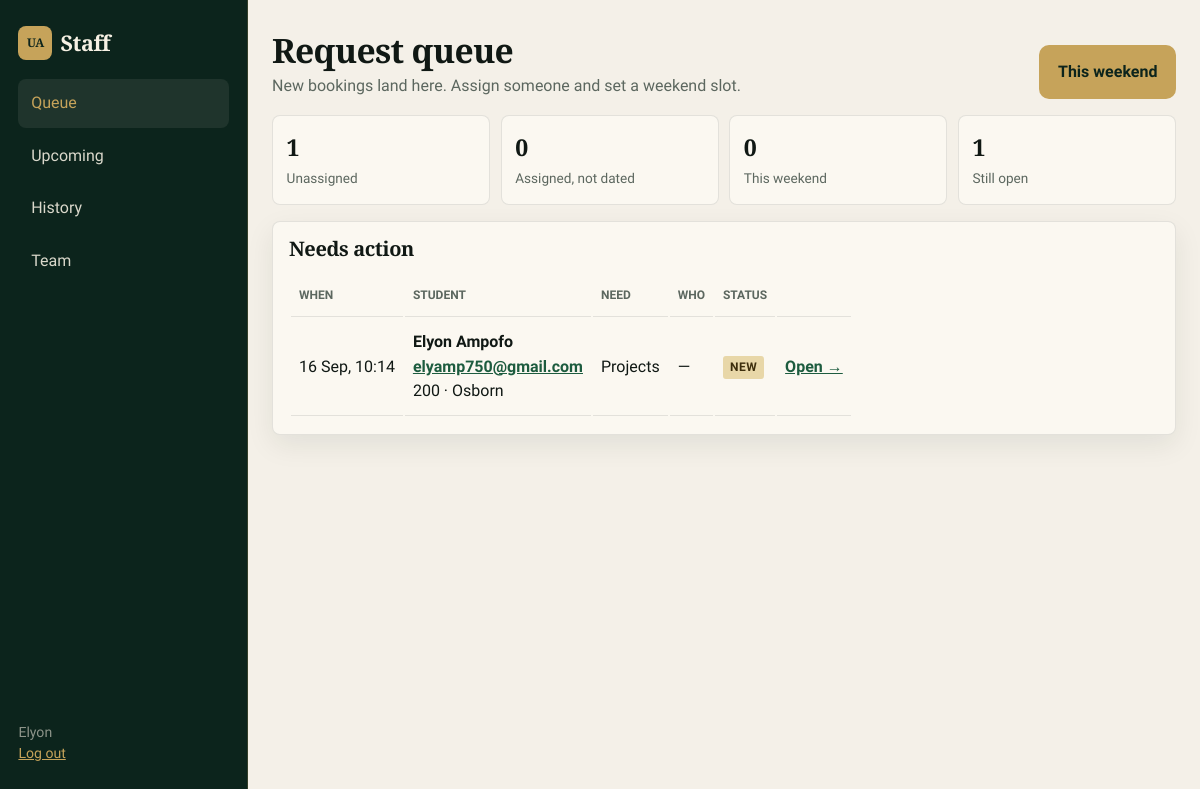
/staff/index.php (signed in), run on the app's committed database.
### tables this page shows
CREATE TABLE staff (
      id INTEGER PRIMARY KEY AUTOINCREMENT,
      name TEXT NOT NULL,
      email TEXT NOT NULL UNIQUE,
      password_hash TEXT NOT NULL,
      role TEXT NOT NULL DEFAULT 'member',
      created_at TEXT NOT NULL DEFAULT CURRENT_TIMESTAMP
    );

CREATE TABLE bookings (
      id INTEGER PRIMARY KEY AUTOINCREMENT,
      student_name TEXT NOT NULL,
      email TEXT NOT NULL,
      class_name TEXT NOT NULL,
      hostel TEXT NOT NULL,
      service TEXT NOT NULL,
      message TEXT NOT NULL,
      status TEXT NOT NULL DEFAULT 'new',
      assigned_to INTEGER NULL,
      session_at TEXT NULL,
      staff_notes TEXT NULL,
      created_at TEXT NOT NULL DEFAULT CURRENT_TIMESTAMP,
      updated_at TEXT NOT NULL DEFAULT CURRENT_TIMESTAMP,
      FOREIGN KEY (assigned_to) REFERENCES staff(id) ON DELETE SET NULL
    );

### includes/helpers.php (called while the page is built, shortened)
<?php
function db(): PDO
{
  static $pdo;
  if ($pdo instanceof PDO) return $pdo;
  $dir = dirname(__DIR__) . '/data';
  $pdo = new PDO('sqlite:' . $dir . '/uniassist.sqlite', null, null, [
    PDO::ATTR_ERRMODE => PDO::ERRMODE_EXCEPTION,
    PDO::ATTR_DEFAULT_FETCH_MODE => PDO::FETCH_ASSOC,
  ]);
  $pdo->exec('PRAGMA foreign_keys = ON');
  return $pdo;
}
function e(?string $value): string
{
  return htmlspecialchars((string) $value, ENT_QUOTES, 'UTF-8');
}
function booking_statuses(): array
{
  return ['new' => 'New', 'assigned' => 'Assigned', 'scheduled' => 'Scheduled', 'done' => 'Done', 'cancelled' => 'Cancelled'];
}

### includes/auth.php (called while the page is built, shortened)
<?php
require_once __DIR__ . '/helpers.php';
function current_staff(): ?array
{
  $stmt = db()->prepare('SELECT id, name, email, role FROM staff WHERE id = ?');
  $stmt->execute([(int) $_SESSION['staff_id']]);
  return $stmt->fetch() ?: null;
}
function require_staff(): array
{
  $staff = current_staff();
  return $staff;
}

### staff/index.php (the view)
<?php
require_once __DIR__ . '/../includes/auth.php';
require_once __DIR__ . '/../includes/layout.php';
$staff = require_staff();
$pdo = db();
$counts = [
  'new' => (int) $pdo->query("SELECT COUNT(*) FROM bookings WHERE status = 'new'")->fetchColumn(),
  'assigned' => (int) $pdo->query("SELECT COUNT(*) FROM bookings WHERE status = 'assigned'")->fetchColumn(),
];
$now = new DateTimeImmutable('now');
$n = (int) $now->format('N');
$start = $n === 6 ? $now->setTime(0,0,0) : ($n === 7 ? $now->modify('-1 day')->setTime(0,0,0) : $now->modify('next Saturday')->setTime(0,0,0));
$end = $start->modify('+1 day')->setTime(23,59,59);
$wk = $pdo->prepare("SELECT COUNT(*) FROM bookings WHERE status = 'scheduled' AND session_at BETWEEN ? AND ?");
$wk->execute([$start->format('Y-m-d H:i:s'), $end->format('Y-m-d H:i:s')]);
$weekend = (int) $wk->fetchColumn();
$queue = $pdo->query("SELECT b.*, s.name AS assignee FROM bookings b LEFT JOIN staff s ON s.id = b.assigned_to
  WHERE b.status IN ('new','assigned') OR (b.status = 'scheduled' AND b.session_at < datetime('now','localtime'))
  ORDER BY CASE b.status WHEN 'new' THEN 1 WHEN 'assigned' THEN 2 ELSE 3 END, b.created_at ASC")->fetchAll();
staff_layout_start('Queue', 'queue', $staff);
?>
<div class="staff-hero">
  <div>
    <h1>Request queue</h1>
    <p>New bookings land here. Assign someone and set a weekend slot.</p>
  </div>
  <a class="btn btn-primary" href="upcoming.php">This weekend</a>
</div>
<div class="stat-cards">
  <div class="stat-card"><b><?= $counts['new'] ?></b><span>Unassigned</span></div>
  <div class="stat-card"><b><?= $counts['assigned'] ?></b><span>Assigned, not dated</span></div>
  <div class="stat-card"><b><?= $weekend ?></b><span>This weekend</span></div>
  <div class="stat-card"><b><?= $counts['new'] + $counts['assigned'] ?></b><span>Still open</span></div>
</div>
<section class="panel">
  <h2>Needs action</h2>
  <?php if (!$queue): ?>
    <p class="empty">Nothing waiting. When a student books from the site, it shows up here.</p>
  <?php else: ?>
    <table class="staff-table">
      <thead><tr><th>When</th><th>Student</th><th>Need</th><th>Who</th><th>Status</th><th></th></tr></thead>
      <tbody>
      <?php foreach ($queue as $row): ?>
        <tr>
          <td><?= e(date('d M, H:i', strtotime($row['created_at']))) ?></td>
          <td><strong><?= e($row['student_name']) ?></strong><br><a href="history.php?email=<?= e(urlencode($row['email'])) ?>"><?= e($row['email']) ?></a><br><?= e($row['class_name']) ?> · <?= e($row['hostel']) ?></td>
          <td><?= e($row['service']) ?></td>
          <td><?= e($row['assignee'] ?: '—') ?></td>
          <td><?= status_badge($row['status']) ?></td>
          <td><a href="request.php?id=<?= (int) $row['id'] ?>">Open →</a></td>
        </tr>
      <?php endforeach; ?>
      </tbody>
    </table>
  <?php endif; ?>
</section>
<?php staff_layout_end();

### includes/layout.php (shortened to what this page needs)
<?php
function staff_layout_start(string $title, string $active, array $staff): void
{
  $nav = [
    'queue' => ['index.php', 'Queue'],
    'upcoming' => ['upcoming.php', 'Upcoming'],
    'history' => ['history.php', 'History'],
    'team' => ['team.php', 'Team'],
  ];
  ?>
<!doctype html>
<html lang="en">
<head>
  <link rel="stylesheet" href="../css/styles.css?v=3" />
  <link rel="stylesheet" href="../css/staff.css?v=3" />
</head>
<body class="staff-body has-sidebar">
  <aside class="sidebar" id="site-sidebar">
    <a class="logo sidebar-brand" href="index.php"><span class="logo-mark">UA</span> Staff</a>
    <nav class="sidebar-nav">
      <?php foreach ($nav as $key => [$href, $label]): ?>
        <a href="<?= e($href) ?>" class="<?= $active === $key ? 'is-active' : '' ?>"><?= e($label) ?></a>
      <?php endforeach; ?>
    </nav>
    <p class="sidebar-foot">
      <?= e($staff['name']) ?><br>
      <a href="logout.php">Log out</a>
    </p>
  </aside>
  <main class="staff-main container">
  <?php
}
function staff_layout_end(): void
{
  ?>
  </main>
</body>
</html>
  <?php
}
function status_badge(string $status): string
{
  return '<span class="badge badge-' . e($status) . '">' . e(booking_statuses()[$status] ?? $status) . '</span>';
}

### css/styles.css (style rules this page uses)
:root { --bg: #f4f0e8; --surface: #fbf8f1; --ink: #101814; --muted: #5c675f; --line: rgba(16, 24, 20, 0.1); --forest: #0c241c; --gold: #c6a35a; --gold-2: #d8b86c; --green: #1d5c3f; --radius: 14px; --max-width: 1140px; --header-h: 56px; --sidebar-w: 248px; --shadow-1: 0 10px 28px rgba(12, 36, 28, 0.08); --shadow-2: 0 28px 56px rgba(12, 36, 28, 0.16); --hero-img: url("../img/20260727_135242.jpg"); }
* { box-sizing: border-box; }
html { scroll-behavior: smooth; scroll-padding-top: calc(var(--header-h) + 10px); -webkit-text-size-adjust: 100%; }
body { margin: 0; min-height: 100dvh; font-family: "Source Sans 3", system-ui, sans-serif; background: var(--bg); color: var(--ink); line-height: 1.55; }
a { color: var(--green); }
.container { max-width: var(--max-width); margin: 0 auto; padding: 0 1rem; }
h1, h2, h3, .logo { font-family: "Cormorant Garamond", Georgia, serif; letter-spacing: -0.02em; line-height: 1.12; font-weight: 600; }
.logo { display: inline-flex; align-items: center; gap: 0.5rem; color: #f7f1e4; text-decoration: none; font-size: 1.2rem; }
.logo-mark { width: 34px; height: 34px; border-radius: 8px; display: grid; place-items: center; background: var(--gold); color: var(--forest); font-size: 0.75rem; font-weight: 700; }
.sidebar { position: fixed; top: 0; bottom: 0; left: 0; z-index: 80; width: 248px; max-width: 86vw; background: var(--forest); color: #f7f1e4; padding: calc(1.1rem + env(safe-area-inset-top, 0px)) 1.15rem 1.3rem; display: flex; flex-direction: column; gap: 1.2rem; transform: translateX(-110%); transition: transform .22s ease; border-right: 1px solid rgba(198,163,90,.22); box-shadow: 12px 0 40px rgba(0,0,0,.25); overflow-y: auto; }
.sidebar-brand { font-size: 1.35rem; }
.sidebar-nav { display: grid; gap: 0.25rem; }
.sidebar-nav a, .sidebar-nav button { color: rgba(247,241,228,.88); text-decoration: none; background: none; border: 0; font: inherit; text-align: left; padding: 0.75rem 0.8rem; min-height: 48px; border-radius: 8px; cursor: pointer; display: flex; align-items: center; }
.sidebar-nav a.is-active, .sidebar-nav a:hover, .sidebar-nav button:hover { background: rgba(247,241,228,.08); color: var(--gold); }
.sidebar-foot { margin-top: auto; color: rgba(247,241,228,.55); font-size: 0.88rem; }
.sidebar-foot a { color: var(--gold); }
.btn { display: inline-flex; align-items: center; justify-content: center; min-height: 48px; padding: 0.85rem 1.1rem; width: 100%; border-radius: 10px; border: 1px solid transparent; font: inherit; font-weight: 600; cursor: pointer; text-decoration: none; }
.btn-primary { background: var(--gold); color: var(--forest); }
@media (min-width: 900px) { :root { --header-h: 0px; } }
@media (min-width: 900px) { .container { padding: 0 1.5rem; } }
@media (min-width: 900px) { .sidebar { transform: translateX(0); width: var(--sidebar-w); max-width: none; padding-top: 1.6rem; box-shadow: none; } }
@media (min-width: 900px) { body.has-sidebar { padding-left: var(--sidebar-w); overflow: auto; } }
@media (min-width: 900px) { .btn { width: auto; } }

### data on the page
staff: name "Elyon"
bookings: created_at "16 Sep, 10:14", student_name "Elyon Ampofo", email "elyamp750@gmail.com", class_name "200", hostel "Osborn", service "Projects", assignee "—", status "NEW"

### other printed values
$label "Queue"
$label "Upcoming"
$label "History"
$label "Team"
$counts['new'] "1"
$counts['assigned'] "0"
$weekend "0"
$counts['new'] + $counts['assigned'] "1"
